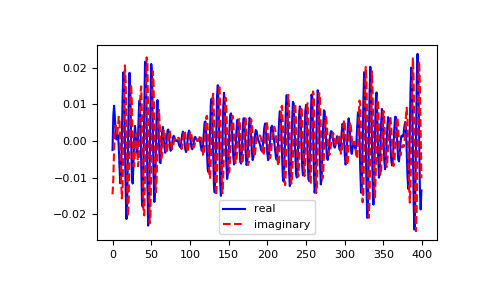

The Python source for this figure:
np.fft.ifft([0, 4, 0, 0])
# array([ 1.+0.j,  0.+1.j, -1.+0.j,  0.-1.j]) # may vary

# Create and plot a band-limited signal with random phases:

import matplotlib.pyplot as plt
t = np.arange(400)
n = np.zeros((400,), dtype=complex)
n[40:60] = np.exp(1j*np.random.uniform(0, 2*np.pi, (20,)))
s = np.fft.ifft(n)
plt.plot(t, s.real, 'b-', t, s.imag, 'r--')
# [<matplotlib.lines.Line2D object at ...>, <matplotlib.lines.Line2D object at ...>]
plt.legend(('real', 'imaginary'))
# <matplotlib.legend.Legend object at ...>
plt.show()
